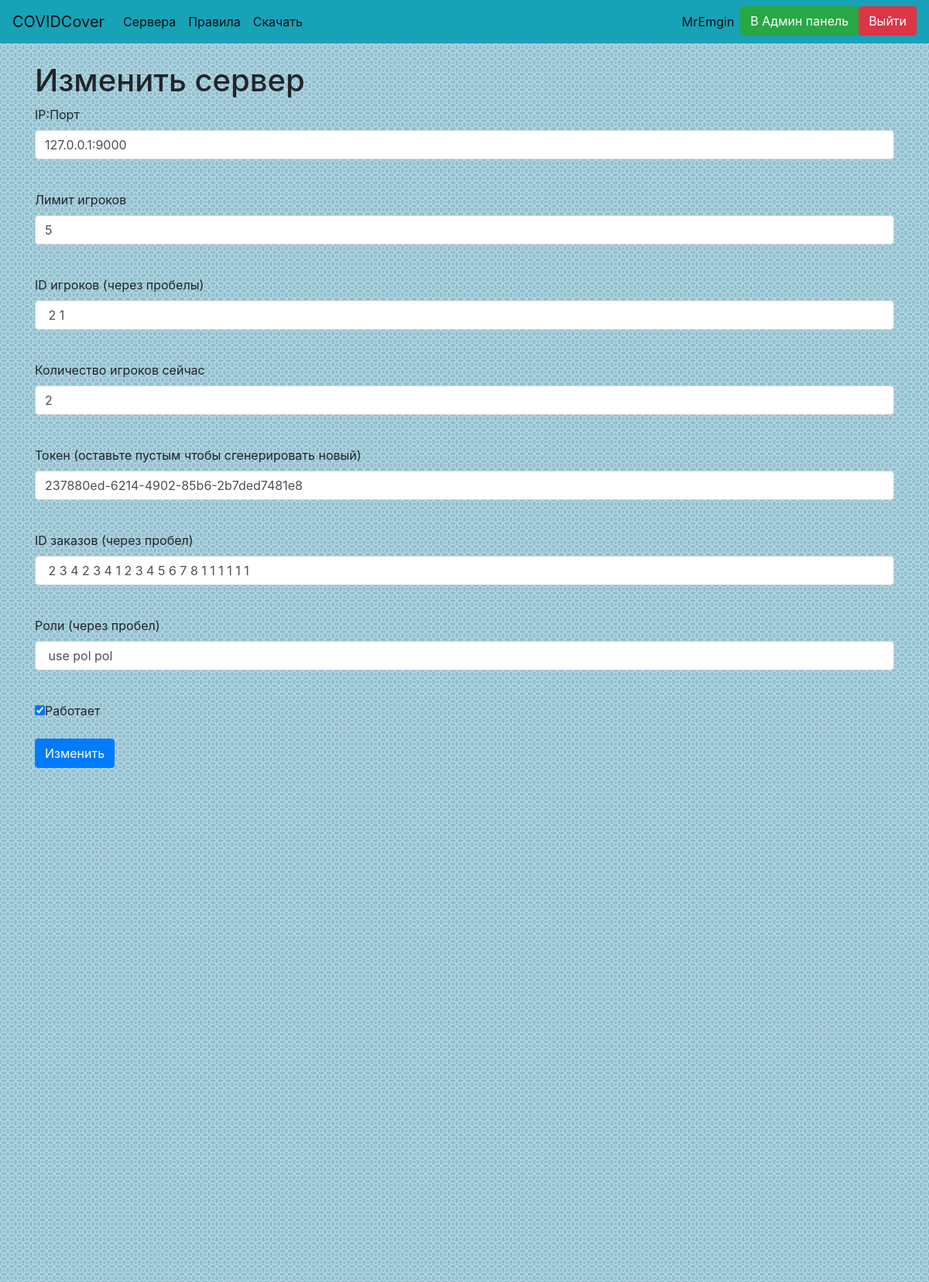
Before: /admin/edit?server=237880ed-6214-4902-85b6-2b7ded7481e8 (signed in) with the older database file.
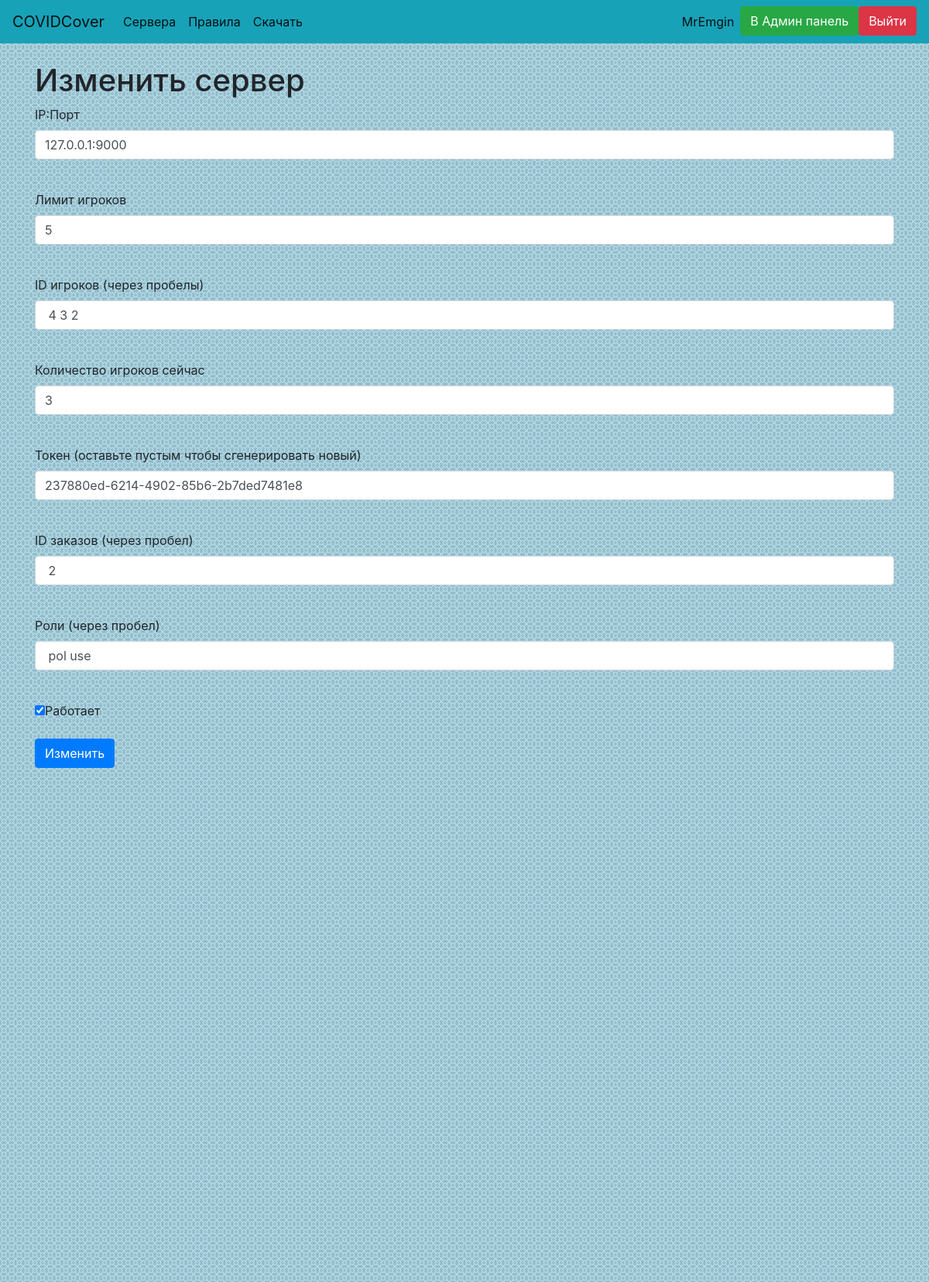
After: the same page with the newer database file.
### website/data/server.py (models this page shows)
class Server(SqlAlchemyBase, SerializerMixin):
    __tablename__ = 'servers'
    id = Column(Integer, primary_key=True, autoincrement=True, unique=True)
    ip = Column(String, unique=True)
    limit = Column(Integer, unique=False, default=5)
    players = Column(String, default='', unique=False)
    players_n = Column(Integer, default=0, unique=False)
    token = Column(String, default=lambda: str(uuid4()), unique=True)
    orders = Column(String, default='', unique=False)
    roles = Column(String, default=' pol pol use use cou ', unique=False)
    running = Column(Boolean, default=1, unique=False)

### website/admin_panel.py (the view)
@bp.route('/admin/edit', methods=['GET', 'POST'])
def edit_server():
    if not current_user.is_authenticated or not current_user.privilege_obj.admin:
        abort(404)
    if 'server' not in request.args:
        abort(404)
    session = create_session()
    server = session.query(Server).filter(Server.token == request.args['server']).first()
    if not server:
        abort(404)
    form = ServerForm()
    if form.validate_on_submit():
        server.ip = form.ip.data
        server.limit = form.limit.data
        server.players = form.players.data
        server.players_n = form.players_n.data
        if form.token.data:
            server.token = form.token.data
        else:
            server.token = str(uuid4())
        server.orders = form.orders.data
        server.roles = form.roles.data
        server.running = form.running.data
        session.merge(server)
        session.commit()
        return redirect('/admin')
    else:
        form.ip.data = server.ip
        form.limit.data = server.limit
        form.players.data = server.players
        form.players_n.data = server.players_n
        form.token.data = server.token
        form.orders.data = server.orders
        form.roles.data = server.roles
        form.running.data = server.running
    return render_template('ad_edit_servers.html', title='Изменить сервер', form=form)

### website/forms.py
class ServerForm(FlaskForm):
    ip = StringField('IP:Порт', validators=[DataRequired()])
    limit = IntegerField('Лимит игроков', default=5)
    players = StringField('ID игроков (через пробелы)', default='')
    players_n = IntegerField('Количество игроков сейчас', default=0)
    token = StringField('Токен (оставьте пустым чтобы сгенерировать новый)', default='')
    orders = StringField('ID заказов (через пробел)', default='')
    roles = StringField('Роли (через пробел)', default='')
    running = BooleanField('Работает', default=True)
    submit = SubmitField('Изменить')

### website/data/db_session.py (called while the page is built)
def create_session():
    global __factory
    return __factory()

### website/main.py (called while the page is built)
@login_manager.user_loader
def load_user(user_id):
    session = create_session()
    return session.query(User).get(user_id)

### website/templates/ad_edit_servers.html (shortened to what this page needs)
{% extends 'base.html' %}
{% block body %}
<h1>{{ title }}</h1>
<form action="" method="post">
    <p>
        {{ form.ip.label }}<br>
        {{ form.ip(class="form-control") }}<br>
    </p>
    <p>
        {{ form.limit.label }}<br>
        {{ form.limit(class="form-control") }}<br>
    </p>
    <p>
        {{ form.players.label }}<br>
        {{ form.players(class="form-control") }}<br>
    </p>
    <p>
        {{ form.players_n.label }}<br>
        {{ form.players_n(class="form-control") }}<br>
    </p>
        <p>
        {{ form.token.label }}<br>
        {{ form.token(class="form-control") }}<br>
    </p>
        <p>
        {{ form.orders.label }}<br>
        {{ form.orders(class="form-control") }}<br>
    </p>
        <p>
        {{ form.roles.label }}<br>
        {{ form.roles(class="form-control") }}<br>
    </p>
    <p>{{ form.running }}{{ form.running.label }}</p>
    <p>{{ form.submit(type="submit", class="btn btn-primary") }}</p>
</form>
{% endblock %}

Changed rows visible on the page:
changed Server "237880ed-6214-4902-85b6-2b7ded7481e8": players "2 1" → "4 3 2"; players_n "2" → "3"; orders "2 3 4 2 3 4 1 2 3 4 5 6 7 8 1 1 1 1 1 1" → "2"; roles "use pol pol" → "pol use"
